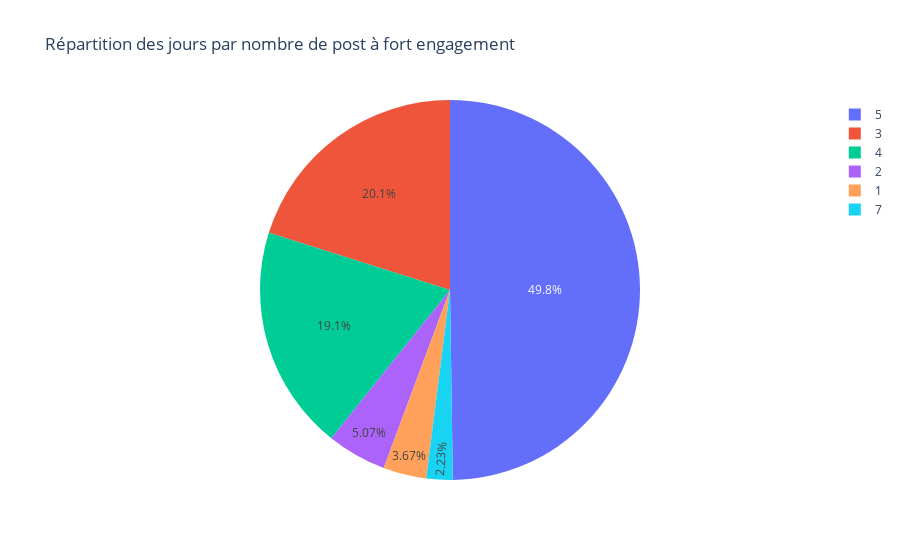

Write notebook code for a chart like this one.
### Code cell
fig = px.pie(
    viral_timing.to_pandas(),
    names="day_of_week",
    values="mean_engagement_total",
    title="Répartition des jours par nombre de post à fort engagement"
)

fig.show()

### Figure 1 — Plotly figure (JSON) as saved in the notebook; plotly's stock layout.template omitted (floating-point values rounded to 4 significant figures)
{"data": [{"domain": {"x": [0, 1], "y": [0, 1]}, "hovertemplate": "day_of_week=%{label}<br>mean_engagement_total=%{value}<extra></extra>", "labels": [5, 3, 5, 3, 5, 5, 5, 4, 2, 4, 1, 4, 4, 4, 7], "legendgroup": "", "name": "", "showlegend": true, "type": "pie", "values": [759.0, 530.5, 487.0, 453.0, 437.5, 411.7, 336.0, 268.6, 247.5, 183.2, 179.5, 175.1, 170.5, 137.0, 109.0]}], "layout": {"legend": {"tracegroupgap": 0}, "title": {"text": "Répartition des jours par nombre de post à fort engagement"}}}
